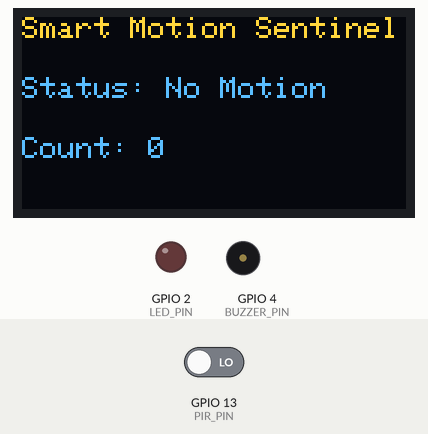
Recording of a sketch running on a simulated ESP32. Shown: 128×64 one-colour display, output pins drawn as LEDs (lit = HIGH), buzzer (waves = sounding, pin HIGH). Inputs (shaded band) come from the test bench; at power-on: GPIO 13 (PIR_PIN) LOW. The OLED is the two-colour kind (top 16 rows yellow); what the sketch prints to the serial monitor is not drawn.

Above: at 2.7 s.
2.8 s: GPIO 13 (PIR_PIN) driven HIGH
At 4.1 s:
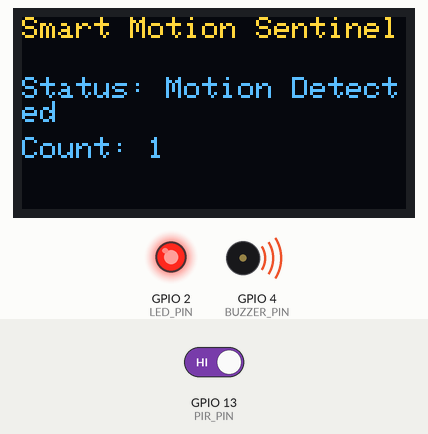
4.4 s: GPIO 13 (PIR_PIN) driven LOW
At 5.7 s:
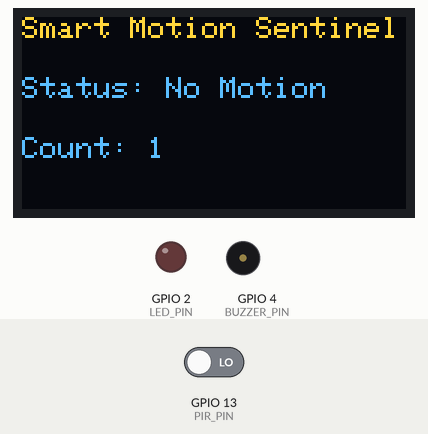
6.0 s: GPIO 13 (PIR_PIN) driven HIGH
At 7.5 s:
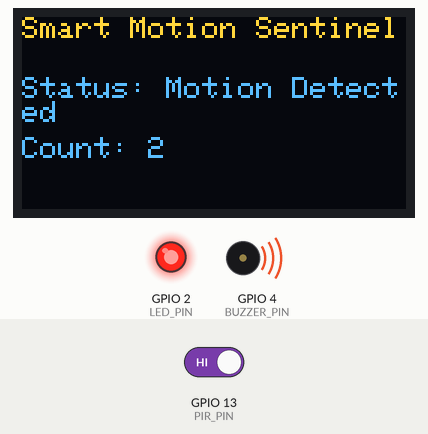
Timing chart, 0 to 9.0 s (numbered marks = the images above; inputs shaded):
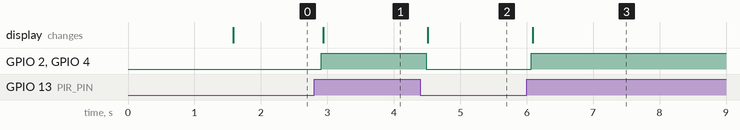

Measured:
- after the input at 2.8 s, GPIO 2 (LED_PIN), GPIO 4 (BUZZER_PIN): LOW → HIGH after 0.11 s; the display: changes after 0.14 s (image 1)
- after the input at 4.4 s, GPIO 2 (LED_PIN), GPIO 4 (BUZZER_PIN): HIGH → LOW after 0.09 s; the display: changes after 0.11 s (image 2)
- after the input at 6.0 s, GPIO 2 (LED_PIN), GPIO 4 (BUZZER_PIN): LOW → HIGH after 0.07 s; the display: changes after 0.09 s (image 3)

The sketch:

SmartMotionSentinel.ino
```cpp
#include <Wire.h>
#include <Adafruit_GFX.h>
#include <Adafruit_SSD1306.h>

#define SCREEN_WIDTH 128
#define SCREEN_HEIGHT 64
#define OLED_RESET    -1

Adafruit_SSD1306 display(SCREEN_WIDTH, SCREEN_HEIGHT, &Wire, OLED_RESET);

// Pin assignments
#define PIR_PIN     13   // PIR OUT to GPIO13
#define LED_PIN     2    // LED to GPIO2
#define BUZZER_PIN  4    // Buzzer to GPIO4

int motionCount = 0;
bool motionPreviouslyDetected = false;

void setup() {
  pinMode(PIR_PIN, INPUT);
  pinMode(LED_PIN, OUTPUT);
  pinMode(BUZZER_PIN, OUTPUT);
  Serial.begin(115200);

  // Initialize OLED
  if (!display.begin(SSD1306_SWITCHCAPVCC, 0x3C)) {
    Serial.println("❌ OLED initialization failed");
    while (true);
  }

  display.clearDisplay();
  display.setTextSize(1);
  display.setTextColor(WHITE);
  display.setCursor(0, 0);
  display.println("Smart Motion Sentinel");
  display.display();
  delay(1500);
  display.clearDisplay();
}

void loop() {
  int motion = digitalRead(PIR_PIN);

  if (motion == HIGH) {
    if (!motionPreviouslyDetected) {
      motionCount++;
      Serial.print("🚨 Motion Detected! Count: ");
      Serial.println(motionCount);
      motionPreviouslyDetected = true;
    }

    digitalWrite(LED_PIN, HIGH);
    digitalWrite(BUZZER_PIN, HIGH);
    showStatus("Motion Detected", motionCount);
  } else {
    if (motionPreviouslyDetected) {
      Serial.println("✅ Motion ended.");
    }

    digitalWrite(LED_PIN, LOW);
    digitalWrite(BUZZER_PIN, LOW);
    showStatus("No Motion", motionCount);
    motionPreviouslyDetected = false;
  }

  delay(200);
}

void showStatus(String status, int count) {
  display.clearDisplay();
  display.setCursor(0, 0);
  display.setTextSize(1);
  display.println("Smart Motion Sentinel");
  display.setCursor(0, 20);
  display.print("Status: ");
  display.println(status);
  display.setCursor(0, 40);
  display.print("Count: ");
  display.println(count);
  display.display();
}
```
